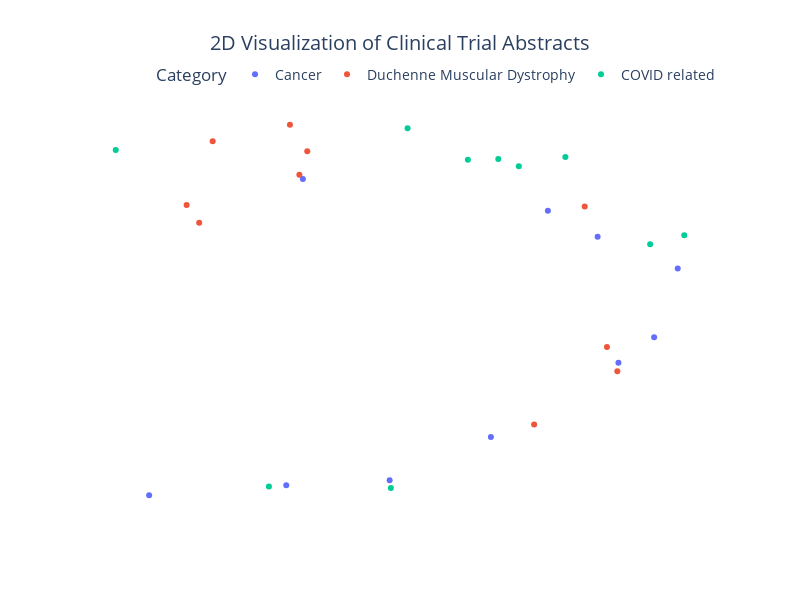

Notebook code for this chart:
### Code cell
# Create interactive plot with Plotly
fig = px.scatter(df, x='t-SNE Dimension 1', y='t-SNE Dimension 2', color='Label', title='2D Visualization of Clinical Trial Abstracts')

# Update the layout for better aesthetics and remove axis ticks
fig.update_layout(
    title_font_size=20,
    title_x=0.5,
    xaxis_title='',
    yaxis_title='',
    xaxis=dict(showticklabels=False),
    yaxis=dict(showticklabels=False),
    font=dict(size=14),
    plot_bgcolor='rgba(0,0,0,0)',
    paper_bgcolor='rgba(0,0,0,0)',
    autosize=True,
    width=800,
    height=600,
    legend=dict(title="Category", orientation="h", yanchor="bottom", y=1.02, xanchor="right", x=1)
)

# Show the plot
fig.show()

#pio.write_image(fig, 'tsne_visualization.png', scale=3)

### Figure 1 — Plotly figure (JSON) as saved in the notebook; plotly's stock layout.template omitted (floating-point values rounded to 4 significant figures)
{"data": [{"hovertemplate": "Label=Cancer<br>t-SNE Dimension 1=%{x}<br>t-SNE Dimension 2=%{y}<extra></extra>", "legendgroup": "Cancer", "marker": {"color": "#636efa", "symbol": "circle"}, "mode": "markers", "name": "Cancer", "orientation": "v", "showlegend": true, "type": "scatter", "x": [-2.064, -2.095, -2.097, -2.062, -2.058, -2.086, -2.056, -2.075, -2.111, -2.069], "xaxis": "x", "y": [0.3262, 0.3418, 0.2587, 0.2919, 0.2988, 0.26, 0.3175, 0.2717, 0.256, 0.3332], "yaxis": "y"}, {"hovertemplate": "Label=Duchenne Muscular Dystrophy<br>t-SNE Dimension 1=%{x}<br>t-SNE Dimension 2=%{y}<extra></extra>", "legendgroup": "Duchenne Muscular Dystrophy", "marker": {"color": "#EF553B", "symbol": "circle"}, "mode": "markers", "name": "Duchenne Muscular Dystrophy", "orientation": "v", "showlegend": true, "type": "scatter", "x": [-2.094, -2.104, -2.107, -2.095, -2.106, -2.096, -2.066, -2.071, -2.063, -2.062], "xaxis": "x", "y": [0.3493, 0.3521, 0.3348, 0.343, 0.3299, 0.3566, 0.3344, 0.2751, 0.2962, 0.2896], "yaxis": "y"}, {"hovertemplate": "Label=COVID related<br>t-SNE Dimension 1=%{x}<br>t-SNE Dimension 2=%{y}<extra></extra>", "legendgroup": "COVID related", "marker": {"color": "#00cc96", "symbol": "circle"}, "mode": "markers", "name": "COVID related", "orientation": "v", "showlegend": true, "type": "scatter", "x": [-2.098, -2.059, -2.055, -2.078, -2.086, -2.075, -2.073, -2.114, -2.068, -2.084], "xaxis": "x", "y": [0.2583, 0.3241, 0.3266, 0.3471, 0.2579, 0.3473, 0.3453, 0.3497, 0.3478, 0.3556], "yaxis": "y"}], "layout": {"autosize": true, "font": {"size": 14}, "height": 600, "legend": {"orientation": "h", "title": {"text": "Category"}, "tracegroupgap": 0, "x": 1, "xanchor": "right", "y": 1.02, "yanchor": "bottom"}, "paper_bgcolor": "rgba(0,0,0,0)", "plot_bgcolor": "rgba(0,0,0,0)", "title": {"font": {"size": 20}, "text": "2D Visualization of Clinical Trial Abstracts", "x": 0.5}, "width": 800, "xaxis": {"anchor": "y", "domain": [0, 1], "showticklabels": false, "title": {"text": ""}}, "yaxis": {"anchor": "x", "domain": [0, 1], "showticklabels": false, "title": {"text": ""}}}}
